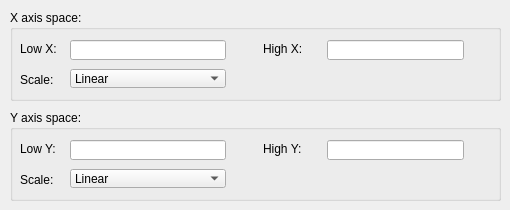
     <widget class="QWidget" name="tabViewport">
      <attribute name="title">
       <string>Viewport</string>
      </attribute>
      <widget class="QGroupBox" name="groupBox4">
       <property name="geometry">
        <rect>
         <x>10</x>
         <y>10</y>
         <width>491</width>
         <height>91</height>
        </rect>
       </property>
       <property name="title">
        <string>X axis space:</string>
       </property>
       <widget class="QLineEdit" name="lineEditLowX">
        <property name="geometry">
         <rect>
          <x>60</x>
          <y>30</y>
          <width>156</width>
          <height>20</height>
         </rect>
        </property>
        <property name="toolTip">
         <string>Enter lowest value to display on the X axis</string>
        </property>
       </widget>
       <widget class="QLabel" name="textLabelHighX">
        <property name="geometry">
         <rect>
          <x>253</x>
          <y>31</y>
          <width>45</width>
          <height>16</height>
         </rect>
        </property>
        <property name="text">
         <string>High X:</string>
        </property>
        <property name="wordWrap">
         <bool>false</bool>
        </property>
       </widget>
       <widget class="QComboBox" name="comboBoxScaleX">
        <property name="geometry">
         <rect>
          <x>60</x>
          <y>59</y>
          <width>156</width>
          <height>19</height>
         </rect>
        </property>
        <property name="toolTip">
         <string>Scale type: Linear or Logarithmic</string>
        </property>
        <item>
         <property name="text">
          <string>Linear</string>
         </property>
        </item>
        <item>
         <property name="text">
          <string>Logarithmic</string>
         </property>
        </item>
       </widget>
       <widget class="QLabel" name="textLabelLowX">
        <property name="geometry">
         <rect>
          <x>10</x>
          <y>31</y>
          <width>45</width>
          <height>16</height>
         </rect>
        </property>
        <property name="text">
         <string>Low X:</string>
        </property>
        <property name="wordWrap">
         <bool>false</bool>
        </property>
       </widget>
       <widget class="QLabel" name="textLabelLowX_2">
        <property name="geometry">
         <rect>
          <x>10</x>
          <y>62</y>
          <width>45</width>
          <height>16</height>
         </rect>
        </property>
        <property name="text">
         <string>Scale:</string>
        </property>
        <property name="wordWrap">
         <bool>false</bool>
        </property>
       </widget>
       <widget class="QLineEdit" name="lineEditHighX">
        <property name="geometry">
         <rect>
          <x>317</x>
          <y>30</y>
          <width>137</width>
          <height>20</height>
         </rect>
        </property>
        <property name="toolTip">
         <string>Enter highest value to display on the X axis</string>
        </property>
       </widget>
      </widget>
      <widget class="QGroupBox" name="groupBox4_2">
       <property name="geometry">
        <rect>
         <x>10</x>
         <y>110</y>
         <width>491</width>
         <height>91</height>
        </rect>
       </property>
       <property name="title">
        <string>Y axis space:</string>
       </property>
       <widget class="QLineEdit" name="lineEditLowY">
        <property name="geometry">
         <rect>
          <x>60</x>
          <y>30</y>
          <width>156</width>
          <height>20</height>
         </rect>
        </property>
        <property name="toolTip">
         <string>Enter lowest value to display on the Y axis</string>
        </property>
       </widget>
       <widget class="QLabel" name="textLabelHighY">
        <property name="geometry">
         <rect>
          <x>253</x>
          <y>31</y>
          <width>45</width>
          <height>16</height>
         </rect>
        </property>
        <property name="text">
         <string>High Y:</string>
        </property>
        <property name="wordWrap">
         <bool>false</bool>
        </property>
       </widget>
       <widget class="QLabel" name="textLabelLowY">
        <property name="geometry">
         <rect>
          <x>10</x>
          <y>31</y>
          <width>45</width>
          <height>16</height>
         </rect>
        </property>
        <property name="text">
         <string>Low Y:</string>
        </property>
        <property name="wordWrap">
         <bool>false</bool>
        </property>
       </widget>
       <widget class="QComboBox" name="comboBoxScaleY">
        <property name="geometry">
         <rect>
          <x>60</x>
          <y>59</y>
          <width>156</width>
          <height>19</height>
         </rect>
        </property>
        <property name="toolTip">
         <string>Scale type: Linear or Logarithmic</string>
        </property>
        <item>
         <property name="text">
          <string>Linear</string>
         </property>
        </item>
        <item>
         <property name="text">
          <string>Logarithmic</string>
         </property>
        </item>
       </widget>
       <widget class="QLabel" name="textLabelLowX_2_2">
        <property name="geometry">
         <rect>
          <x>10</x>
          <y>62</y>
          <width>45</width>
          <height>16</height>
         </rect>
        </property>
        <property name="text">
         <string>Scale:</string>
        </property>
        <property name="wordWrap">
         <bool>false</bool>
        </property>
       </widget>
       <widget class="QLineEdit" name="lineEditHighY">
        <property name="geometry">
         <rect>
          <x>317</x>
          <y>30</y>
          <width>137</width>
          <height>20</height>
         </rect>
        </property>
        <property name="toolTip">
         <string>Enter highest value to display on the Y axis</string>
        </property>
       </widget>
      </widget>
     </widget>
